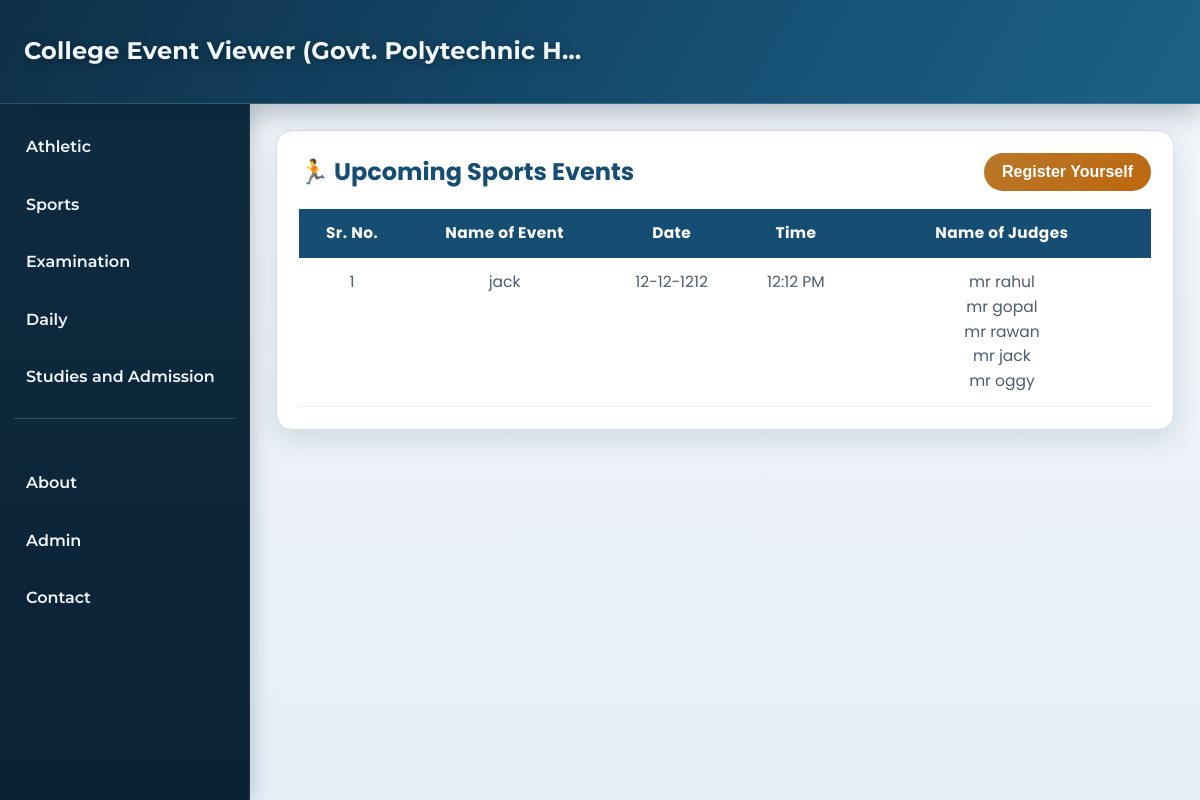
The app's page /sports, older data.
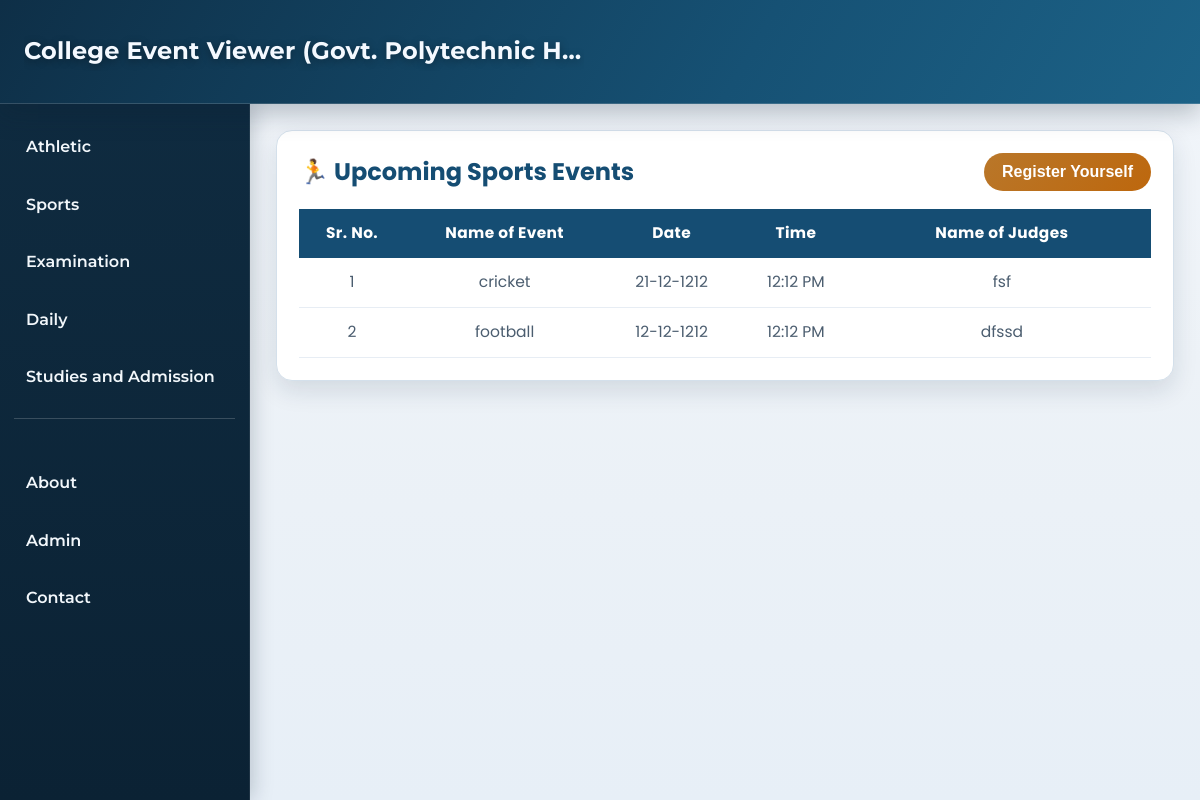
The same page, newer data.
### main.py (models this page shows)
class Sports(db.Model):
    id = db.Column(db.Integer, primary_key=True)
    eventName = db.Column(db.String(50), nullable=False)
    date = db.Column(db.String(50), nullable=False)
    time = db.Column(db.String(50), nullable=False)
    judges = db.Column(db.String(500), nullable=False)

### main.py (the view)
@app.route("/sports")
def sports():
    eventdata = Sports.query.all()
    for event in eventdata:
        event.formatted_date = datetime.strptime(
            event.date, "%Y-%m-%d"
        ).strftime("%d-%m-%Y")
        event.formatted_time = datetime.strptime(
            event.time, "%H:%M"
        ).strftime("%I:%M %p")
    return render_template('sports.html' , events=eventdata)

### templates/sports.html (shortened to what this page needs)
{%extends "clientBase.html"%}
{%block content%}
<main class="content">
    <div class="event-container">
        <div class="event-header">
            <h2>🏃 Upcoming Sports Events</h2>
            <a href="/event-register?type=sports">
                <button class="register-btn">Register Yourself</button>
            </a>
        </div>
        <table class="event-table">
            <thead>
                <tr>
                    <th>Sr. No.</th>
                    <th>Name of Event</th>
                    <th>Date</th>
                    <th>Time</th>
                    <th>Name of Judges</th>
                </tr>
            </thead>
            <tbody>
                <tr>
                    {% for event in events %}
                    <td>{{ loop.index }}</td>
                    <td>{{ event.eventName}}</td>
                    <td>{% if previous_date == event.date %}
                        -Do-
                        {% else %}
                        {{ event.formatted_date }}
                        {% endif %}</td>
                    <td>{{ event.formatted_time }}</td>
                    <td>{% for judge in event.judges.split(',') %}
                        {{ judge }}<br>
                        {% endfor %}</td>
                </tr>
                {% endfor %}
            </tbody>
        </table>
    </div>
</main>
{%endblock%}

### templates/clientBase.html (shortened to what this page needs)
<!DOCTYPE html>
<html lang="en">
<head>
  <link rel="stylesheet" href="{{ url_for('static', filename='Style.css') }}">
</head>
<body>
  <header class="header">
    <div class="header-left">
      <h1><a href="/" class="header-title-link">College Event Viewer (Govt. Polytechnic Hamirpur)</a></h1>
    </div>
  </header>
  <div class="main">
    <aside class="sidebar" id="sidebar">
      <ul>
        <li><a href="/athletic">Athletic</a></li>
        <li><a href="/sports">Sports</a></li>
        <li><a href="/examination">Examination</a></li>
        <li><a href="daily.html">Daily</a></li>
        <li><a href="studies-admission.html">Studies and Admission</a></li>
        <div class="sidebar-spacer"></div>
        <li><a href="about.html">About</a></li>
        <li><a href="/admin-login">Admin</a></li>
        <li><a href="contact.html">Contact</a></li>
      </ul>
    </aside>
   {%block content%} {%endblock%}
  </div>
</body>
</html>

### static/Style.css (style rules this page uses)
:root { --header-height: 104px; --sidebar-width: 250px; --bg: #edf2f7; --surface: #ffffff; --text: #1b2b3a; --muted: #4b5d6f; --primary: #154d73; --primary-strong: #0f3956; --accent: #b9772a; --danger: #b13b40; --sidebar: #0f2b40; --sidebar-hover: #184664; --border: #d4e0eb; --shadow-soft: 0 10px 25px rgba(13, 41, 62, 0.12); }
* { margin: 0; padding: 0; box-sizing: border-box; }
body { min-height: 100vh; font-size: 16px; font-family: 'Poppins', sans-serif; background: linear-gradient(180deg, #f2f6fb 0%, var(--bg) 45%, #e7eff7 100%); color: var(--text); line-height: 1.6; overflow-x: hidden; }
.header { position: fixed; top: 0; left: 0; right: 0; z-index: 1200; height: var(--header-height); display: flex; align-items: center; justify-content: space-between; padding: 0 24px; background: linear-gradient(120deg, #0e2f47 0%, #165174 62%, #1c6287 100%); border-bottom: 1px solid rgba(255, 255, 255, 0.16); box-shadow: 0 10px 24px rgba(10, 31, 48, 0.25); }
.header-left { flex: 1; min-width: 0; text-align: center; font-family: 'Montserrat', sans-serif; padding-right: 32px; }
.header-left h1 { color: #f4f9ff; font-size: clamp(1.12rem, 2vw, 1.56rem); font-weight: 700; letter-spacing: 0.2px; text-shadow: 0 2px 8px rgba(0, 0, 0, 0.35); white-space: nowrap; overflow: hidden; text-overflow: ellipsis; }
.header-title-link { color: inherit; text-decoration: none; transition: color 0.2s ease, opacity 0.2s ease; }
.main { min-height: 100vh; }
.sidebar { position: fixed; top: var(--header-height); left: 0; width: var(--sidebar-width); height: calc(100vh - var(--header-height)); overflow-y: auto; z-index: 1000; background: linear-gradient(180deg, var(--sidebar) 0%, #0b2234 100%); color: #ffffff; padding: 18px 0; border-right: 1px solid rgba(255, 255, 255, 0.08); box-shadow: 2px 0 20px rgba(9, 28, 44, 0.22); }
.sidebar ul { list-style: none; }
.sidebar li { margin-bottom: 8px; }
.sidebar a { position: relative; display: block; margin: 0 10px; padding: 12px 16px; border-radius: 10px; color: #f2f7fb; text-decoration: none; font-family: 'Montserrat', sans-serif; font-size: 1rem; font-weight: 600; transition: background-color 0.25s ease, transform 0.25s ease; }
.sidebar-spacer { height: 24px; border-top: 1px solid rgba(255, 255, 255, 0.18); margin: 16px 14px; }
.content { margin-left: var(--sidebar-width); min-height: 100vh; padding: calc(var(--header-height) + 26px) 26px 24px; }
.event-container { width: 100%; margin: 0; padding: 22px; border-radius: 16px; background: var(--surface); border: 1px solid var(--border); box-shadow: var(--shadow-soft); overflow-x: auto; -webkit-overflow-scrolling: touch; }
.event-container h2 { font-size: clamp(1.3rem, 2vw, 1.7rem); color: var(--primary); }
.event-header { display: flex; flex-wrap: wrap; align-items: center; justify-content: space-between; gap: 16px; margin-bottom: 18px; }
.register-btn { padding: 10px 18px; border: none; border-radius: 999px; background: linear-gradient(135deg, var(--accent), #bd670d); color: #ffffff; font-size: 1rem; font-weight: 600; cursor: pointer; transition: transform 0.2s ease, box-shadow 0.2s ease; }
.event-table { width: 100%; min-width: 660px; border-collapse: collapse; font-size: 1.01rem; }
.event-table thead { background: var(--primary); color: #ffffff; }
.event-table th, .event-table td { padding: 12px; text-align: center; }
.event-table th { letter-spacing: 0.4px; font-size: 0.96rem; }
.event-table tbody tr { border-bottom: 1px solid #e7edf4; transition: background-color 0.2s ease; }
.event-table td { vertical-align: top; color: var(--muted); font-size: 0.97rem; }
.event-table th:nth-child(5), .event-table td:nth-child(5) { width: 35%; }

Row changes from the older to the newer data that the page shows:
removed Sports: eventName "jack", formatted_date "12-12-1212", formatted_time "12:12 PM", judge "mr rahul" "mr gopal" "mr rawan" "mr jack" "mr oggy", shown under "🏃 Upcoming Sports Events"
added Sports: eventName "cricket", formatted_date "21-12-1212", formatted_time "12:12 PM", judges "fsf"
added Sports: eventName "football", formatted_date "12-12-1212", formatted_time "12:12 PM", judges "dfssd"
